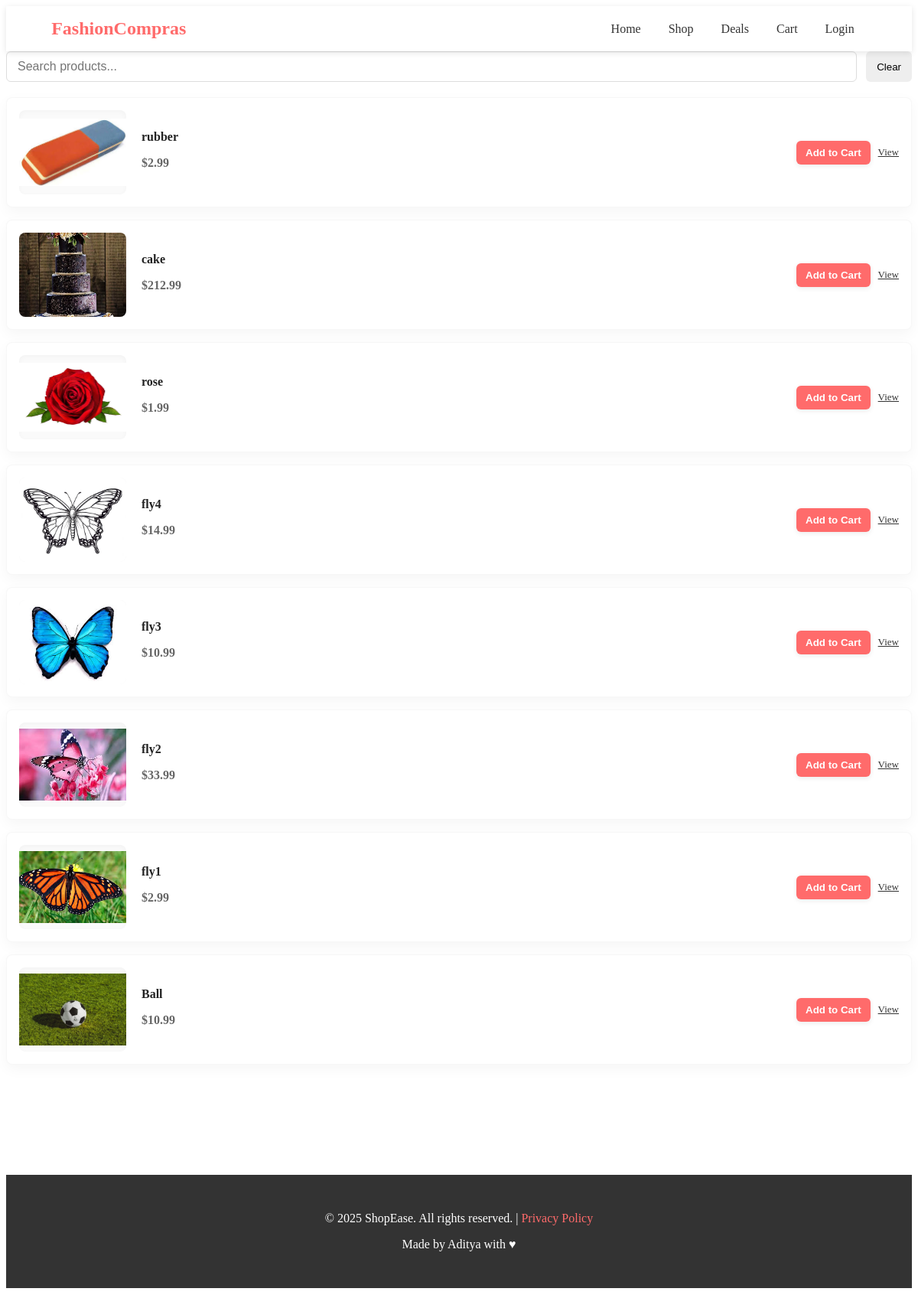
/Shop/, run on the app's committed database.
### app/models.py (models this page shows, shortened)
class Item(models.Model):
    CATEGORY_CHOICES = [
        ("fashion", "Fashion"),
        ("electronics", "Electronics"),
        ("food", "Food"),
        ("home", "Home"),
        ("gaming", "Gaming"),
    ]
    user = models.ForeignKey(Auth, on_delete=models.CASCADE, related_name="items")#A user's items.
    name = models.CharField(max_length=100)
    description = models.TextField()
    price = models.DecimalField(max_digits=10, decimal_places=2)
    quantity = models.PositiveIntegerField(default=0)
    category = models.CharField(max_length=20, choices=CATEGORY_CHOICES)
    created_at = models.DateTimeField(auto_now_add=True)
    updated_at = models.DateTimeField(auto_now=True)

class ItemImage(models.Model):
    item = models.ForeignKey(Item, on_delete=models.CASCADE, related_name="images")
    image = models.ImageField(upload_to="item_images/", default="blank_image.png")

### app/views.py (the view)
# urls.py: path('Shop/', views.ProductsPage, name='Shop'),
def ProductsPage(request):
    q = request.GET.get('q', '').strip()
    qs = Item.objects.all().order_by('-id')
    if q:
        qs = qs.filter(
            Q(name__icontains=q) |
            Q(description__icontains=q)
        )
    context = {
        'items': qs,  # what your template expects
    }
    return render(request, "products.html", context)

### app/templates/products.html (shortened to what this page needs)
{% extends 'main.html' %}
{% load static %}
{% block content %}
</head>
<body>
  <div class="container">
    <div class="search-row">
      <form method="get" action="" style="flex:1; display:flex; gap:12px;">
        <input id="product-search" name="q" type="text" placeholder="Search products..." value="{{ request.GET.q|default_if_none:'' }}">
        <button id="reset-search" type="button">Clear</button>
      </form>
    </div>
    <div id="products-container">
      {% for i in items %}
      <div class="product-card" data-name="{{ i.name|lower }}">
        <div class="product-image">
          <a href="{% url 'item' i.pk %}">
            {% if i.images.exists %}
              <img src="{{ i.images.first.image.url }}" alt="{{ i.name }}">
            {% else %}
              <img src="{% static 'images/blank_image.png' %}" alt="{{ i.name }}">
            {% endif %}
          </a>
        </div>
        <div class="product-info">
          <a href="{% url 'item' i.pk %}" class="product-title">{{ i.name }}</a>
          <p class="product-price">${{ i.price }}</p>
        </div>
        <div class="product-actions">
          <form method="post">
            <button type="submit" class="add-to-cart">Add to Cart</button>
          </form>
          <a href="{% url 'item' i.pk %}" class="view-details" title="View details">View</a>
        </div>
      </div>
      {% empty %}
      <p>No products found.</p>
      {% endfor %}
    </div>
  </div>
</body>
{% endblock %}

### app/templates/products.html (style rules this page uses)
.container { max-width: 1200px; margin: 0 auto; }
.search-row { display: flex; gap: 12px; align-items: center; margin-bottom: 20px; }
#product-search { flex: 1; padding: 10px 14px; border-radius: 6px; border: 1px solid #ddd; font-size: 16px; box-shadow: 0 1px 0 rgba(0,0,0,0.02) inset; }
#reset-search { padding: 10px 14px; border-radius: 6px; border: none; background:#eee; cursor: pointer; }
#products-container { display: grid; gap: 16px; }
.product-card { display: flex; align-items: center; gap: 20px; background: #fff; padding: 16px; border-radius: 8px; box-shadow: 0 6px 18px rgba(23,23,23,0.04); border: 1px solid rgba(0,0,0,0.03); }
.product-image { width: 140px; min-width: 140px; height: 110px; display:flex; align-items:center; justify-content:center; overflow:hidden; border-radius:8px; background:#fafafa; box-shadow: 0 2px 6px rgba(0,0,0,0.03) inset; }
.product-image img { max-width: 100%; max-height: 100%; object-fit: contain; display:block; }
.product-info { flex: 1; min-width: 0; }
.product-title { display: inline-block; font-weight: 700; text-decoration: none; color: #222; font-size: 16px; margin-bottom: 6px; white-space: nowrap; overflow: hidden; text-overflow: ellipsis; max-width: 100%; }
.product-price { margin: 6px 0; color: #666; font-weight: 600; }
.product-actions { display:flex; align-items:center; gap:10px; }
.add-to-cart { background-color:#ff6b6b; color:white; padding: 8px 12px; border-radius: 6px; border: none; cursor: pointer; font-weight: 600; box-shadow: 0 2px 6px rgba(0,0,0,0.08); }
.view-details { background: none; border: none; color: #333; text-decoration: underline; cursor: pointer; font-size: 13px; }

### data on the page
Item: images.first.image (picture), name "rubber", price "2.99"
Item: images.first.image (picture), name "cake", price "212.99"
Item: images.first.image (picture), name "rose", price "1.99"
Item: images.first.image (picture), name "fly4", price "14.99"
Item: images.first.image (picture), name "fly3", price "10.99"
Item: images.first.image (picture), name "fly2", price "33.99"
Item: images.first.image (picture), name "fly1", price "2.99"
Item: images.first.image (picture), name "Ball", price "10.99"
